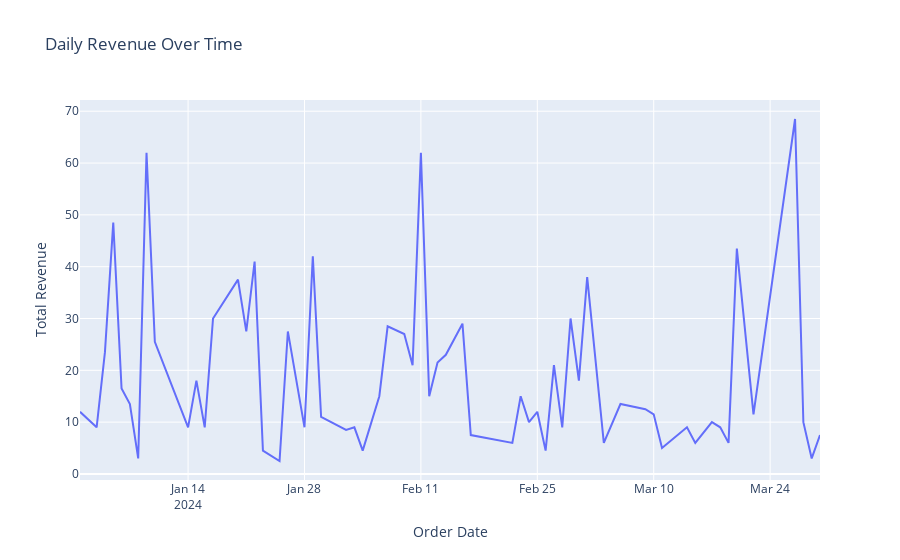

Notebook cell for this chart:
### Code cell
df_revenue_distribution=df.groupby("order_date")["revenue"].sum().reset_index()
px.line(
    df_revenue_distribution,
    x="order_date",
    y="revenue",
    title="Daily Revenue Over Time",
    labels={"order_date":"Order Date","revenue":"Total Revenue"}
)
